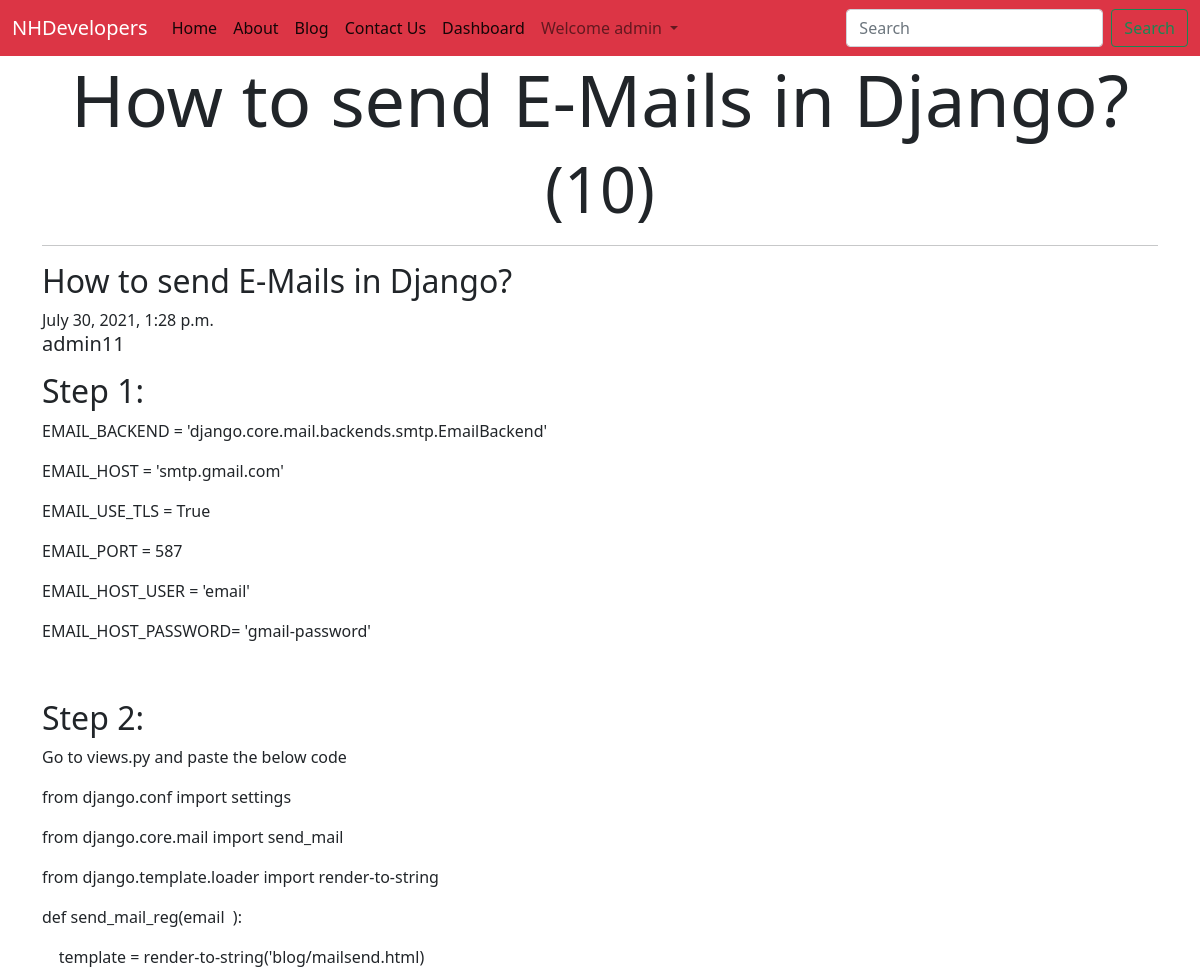
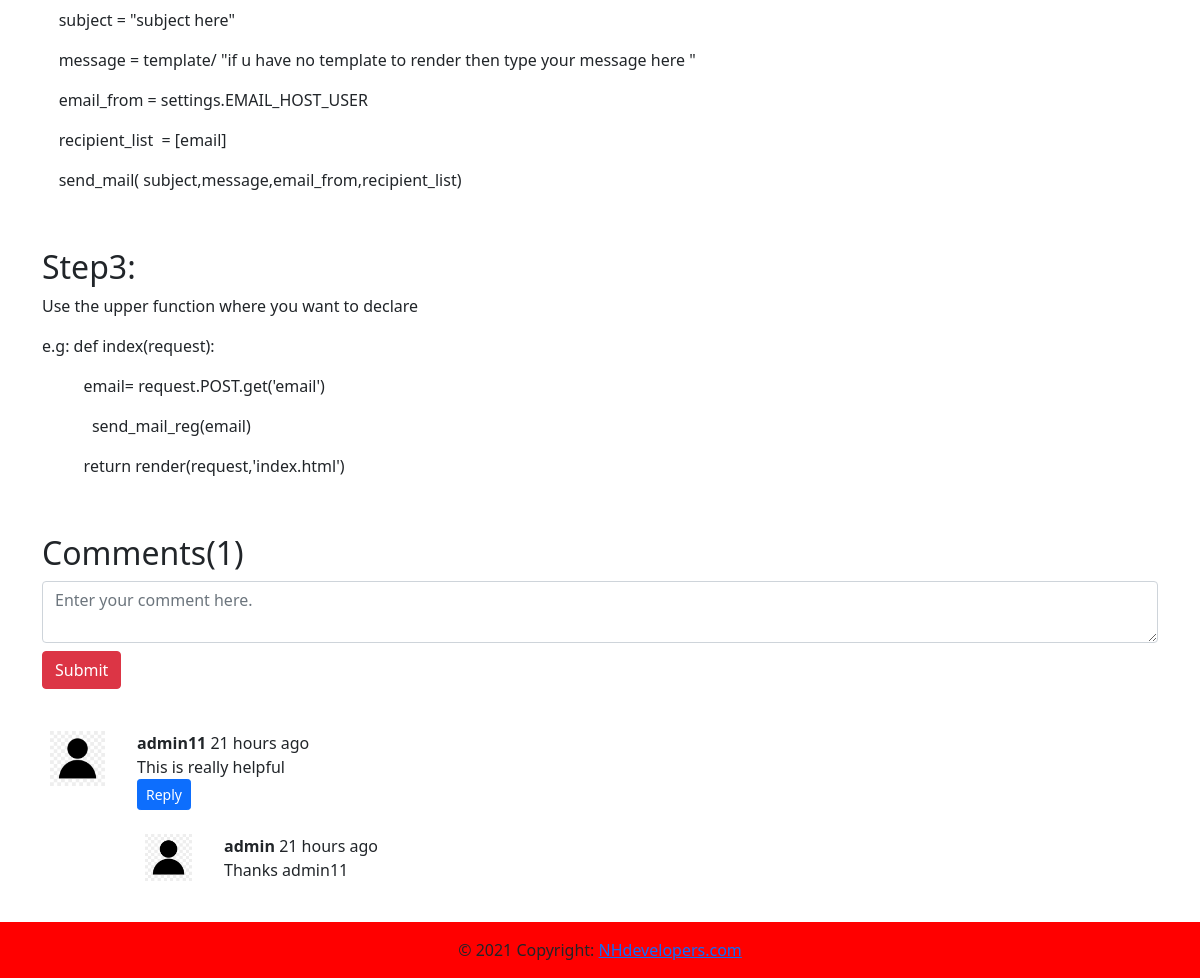
The app's page /blog/36 (signed in) with its own data (2 pictures, top to bottom).
### vid/models.py (models this page shows, shortened)
class Blog(models.Model):
    title=models.CharField(max_length=50)
    author = models.ForeignKey(User,on_delete=models.CASCADE)
    timestamp=models.DateTimeField(auto_now_add=True)
    desc = models.TextField()
    views = models.IntegerField(default=0)

class BlogComment(models.Model):
    sno = models.AutoField(primary_key=True )
    comment = models.TextField(max_length=300)
    post = models.ForeignKey(Blog, on_delete=models.CASCADE)
    user = models.ForeignKey(User, on_delete=models.CASCADE)
    parent = models.ForeignKey('self', on_delete=models.CASCADE, null=True)
    timestamp = models.DateTimeField(default=now)

### vid/views.py (the view)
# urls.py: path( 'blog/<int:id>', views.blogpost,name="blogpost"),
def blogpost(request,id):
    post=Blog.objects.filter(id=id).first()
    post.views = post.views+1
    post.save()
    comments = BlogComment.objects.filter(post=post, parent=None)
    replies = BlogComment.objects.filter(post=post).exclude(parent=None)
    replyDict={}
    for reply in replies:
        if reply.parent.sno not in replyDict.keys():
            replyDict[reply.parent.sno]=[reply]
        else:
            replyDict[reply.parent.sno].append(reply)
    return render(request,'blog/blogpost.html',{'post':post,'comments':comments,'user':request.user,'replyDict':replyDict })

### vid/templatetags/getDict.py (called while the page is built)
@register.filter(name="get_Dict")
def get_Dict(dict,key):
    return dict.get(key)

### vid/templates/blog/blogpost.html (shortened to what this page needs)
{% extends 'blog/base.html' %}
{% load humanize %}
{% load getDict %}
{% block body %}
{% load static %}
<div class="container ">
    <h1 class="display-2 text-center">{{post.title}}<span><small>({{post.views}})</small></span>   </h1>
    <hr class="featurette-divider">
    <div class="row featurette">
      <div class="col ">
        <h2 class="featurette-heading"> {{post.title}}</h2> <span>{{post.timestamp}}</span>
           <h5>{{post.author}}</h5>
        <p class="lead">{{post.desc|safe  }}</p>
      </div>
    </div>
  </div>
  <div class="container">
    <h2>Comments({{comments.count}})</h2>
    {% if user.is_authenticated %}
    <form action="/blog/postcomment " method="POST">
      <div class="form-group">
        <textarea type="text" name="comment" id="" required class="form-control" placeholder="Enter your comment here."
          aria-describedby="helpId"></textarea>
      </div>
      <div style="margin-bottom: 34px;">
        <input type="submit" value="Submit" id="" class="btn btn-danger mt-2" placeholder="" aria-describedby="helpId">
      </div>
    </form>
    {% else %}
    <p>Please Login to post comments</p>
    {% endif %}
    {% for comment in comments %}
    <div class="row">
      <div class="col-md-1  "><img class="rounded mx-auto d-block w-100 p-2  " src="{% static 'my.png' %}" alt=""></div>
      <div class="col-md-11 mt-2"> <b>{{comment.user.username}}</b> <span> {{ comment.timestamp|naturaltime }} </span>
        <div>{{comment.comment}}</div>
        <div class="div reply mx-0">
          {% if user.is_authenticated %}
          <p>
            <button class="btn btn-primary btn-sm" type="button" data-bs-toggle="collapse"
              data-bs-target="#replybox{{comment.sno}}" aria-expanded="false" aria-controls="replybox{{comment.sno}}">
              Reply
            </button>
          </p>
         {% else %}
         <button class="btn btn-primary btn-sm" type="button" data-bs-toggle="collapse"
              data-bs-target="#replybox{{comment.sno}}" aria-expanded="false" aria-controls="replybox{{comment.sno}}" disabled>
             Login to Reply
            </button>
         {% endif %}
          <div class="replies  my-2">
               {% for reply in replyDict|get_Dict:comment.sno %}
               <div class="row  ">
                <div class="col-md-1  "><img class="rounded mx-auto d-block w-100 p-2  " src="{% static 'my.png' %}" alt=""></div>
                <div class="col-md-11 my-2">
                  <b>{{reply.user.username}}</b> <span>{{ reply.timestamp|naturaltime }}</span>  <br>
                  {{reply.comment}}
                </div>
               </div>
               <br>
               {% endfor %}
           </div>
        </div>
      </div>
    </div>
    {% endfor %}
  </div>
{% endblock body %}

### vid/templates/blog/base.html (shortened to what this page needs)
<!doctype html>
<html lang="en">
  <head>
    <link href="https://cdn.jsdelivr.net/npm/bootstrap@5.0.2/dist/css/bootstrap.min.css" rel="stylesheet">
  </head>
  <body>
    <nav class="navbar navbar-expand-lg navbar-light bg-danger">
        <div class="container-fluid" >
          <a class="navbar-brand" style="color: white;" href="https://nhdevelopersteam.herokuapp.com/">NHDevelopers</a>
          <div class="collapse navbar-collapse" id="navbarSupportedContent">
            <ul class="navbar-nav me-auto mb-2 mb-lg-0">
              <li class="nav-item">
                <a class="nav-link active" aria-current="page" href="https://nhdevelopersteam.herokuapp.com/">Home</a>
              </li>
              <li class="nav-item">
                <a class="nav-link active" aria-current="page" href="https://nhdevelopersteam.herokuapp.com/about/">About</a>
              </li>
              <li class="nav-item">
                <a class="nav-link active" aria-current="page" href="https://nhdevelopersteam.herokuapp.com/blog/">Blog</a>
              </li>
              <li class="nav-item">
                <a class="nav-link active" aria-current="page" href="https://nhdevelopersteam.herokuapp.com/contact/">Contact Us</a>
              </li>
              {% if user.is_authenticated %}
              <li class="nav-item">
                <a class="nav-link active" aria-current="page" href="https://nhdevelopersteam.herokuapp.com/dashboard/">Dashboard</a>
              </li>
                <li class="nav-item dropdown" >
                  <a class="nav-link dropdown-toggle" href="#" id="navbarDropdown" role="button" data-bs-toggle="dropdown" aria-expanded="false">
                    Welcome {{request.user}}
                  </a>
                </li>
               {% endif %}
            </ul>
            <form action="https://nhdevelopersteam.herokuapp.com/blog/search"method="get" class="d-flex">
              <input class="form-control me-2 " name="query" id="search"  type="search" placeholder="Search" aria-label="Search">
              <button class="btn btn-outline-success  " type="submit">Search</button>
            </form>
               </div>
             </div>
      </nav>
{% block body %}{% endblock body %}
<footer class="page-footer font-small red" style="background-color:   red; ">
  <div class="footer-copyright text-center py-3">© 2021 Copyright:
    <a href="https://nhdevelopersteam.herokuapp.com/"> NHdevelopers.com</a>
  </div>
</footer>
  </body>
</html>

### records on screen
Blog: title "How to send E-Mails in Django?", views "10", timestamp "July 30, 2021, 1:28 p.m.", author "admin11", desc "Step 1: EMAIL_BACKEND = 'django.core.mail.backends.smtp.EmailBackend' EMAIL_HOST = 'smtp.gmail.com' EMAIL_USE_TLS = True EMAIL_PORT = 587 EMAIL_HOST_USER = 'email' EMAIL_HOST_PASSWORD= 'gmail-password' Step 2: Go to views.py and paste the below code from django.conf import settings from django.core.mail import send_mail from django.template.loader import render-to-string def send_mail_reg(email ): template = render-to-string('blog/mailsend.html) subject = \"subject here\" message = template/ \"if u have no template to render then type your message here \" email_from = settings.EMAIL_HOST_USER recipient_list = [email] send_mail( subject,message,email_from,recipient_list) Step3: Use the upper…"
BlogComment: user.username "admin11", timestamp "21 hours ago", comment "This is really helpful"
BlogComment: user.username "admin", timestamp "21 hours ago", comment "Thanks admin11"

### other values on screen
{{ request.user }} "admin"
{{ comments.count }} "1"
